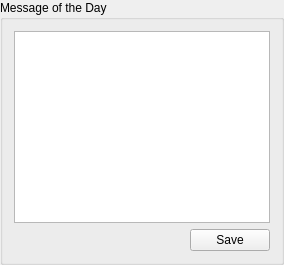
               <widget class="QGroupBox" name="motdBox">
                <property name="title">
                 <string>Message of the Day</string>
                </property>
                <layout class="QVBoxLayout" name="verticalLayout_27">
                 <item>
                  <widget class="QSplitter" name="listenersHorizontalSplitter">
                   <property name="orientation">
                    <enum>Qt::Horizontal</enum>
                   </property>
                   <widget class="QPlainTextEdit" name="motd">
                    <property name="font">
                     <font>
                      <family>Monospace</family>
                     </font>
                    </property>
                    <property name="tabChangesFocus">
                     <bool>true</bool>
                    </property>
                   </widget>
                  </widget>
                 </item>
                 <item>
                  <layout class="QHBoxLayout" name="horizontalLayout_80">
                   <property name="spacing">
                    <number>5</number>
                   </property>
                   <item>
                    <spacer name="horizontalSpacer_63">
                     <property name="orientation">
                      <enum>Qt::Horizontal</enum>
                     </property>
                     <property name="sizeHint" stdset="0">
                      <size>
                       <width>40</width>
                       <height>20</height>
                      </size>
                     </property>
                    </spacer>
                   </item>
                   <item>
                    <widget class="QPushButton" name="saveMOTD">
                     <property name="text">
                      <string>Save</string>
                     </property>
                    </widget>
                   </item>
                  </layout>
                 </item>
                </layout>
               </widget>
